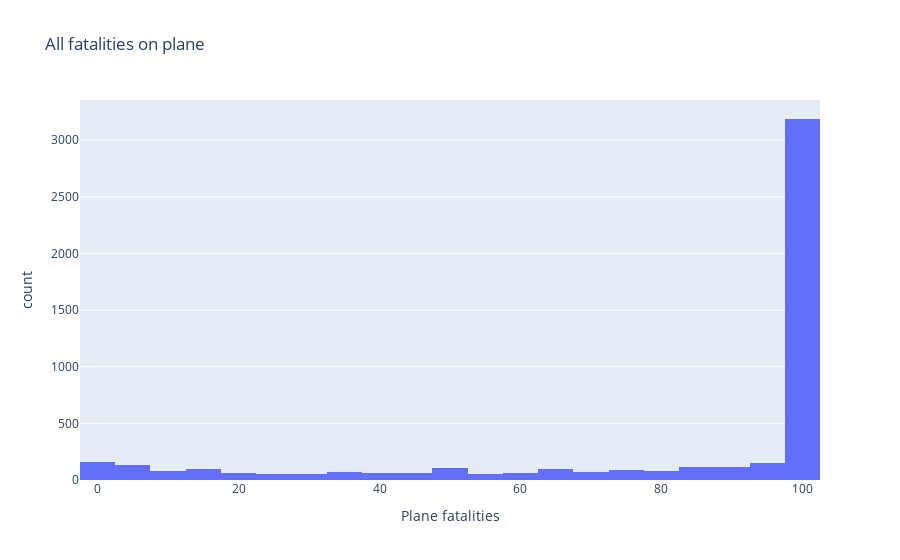

Notebook source saved alongside this figure:
### Code cell
fig = px.histogram(plane_fatalities, x="Plane fatalities", title="All fatalities on plane")
fig.show()

### Figure 1 — Plotly figure (JSON) as saved in the notebook; plotly's stock layout.template omitted (floating-point values rounded to 4 significant figures; data arrays with more than 128 entries replaced by an {"elided": "..."} marker saying what was removed)
{"data": [{"alignmentgroup": "True", "bingroup": "x", "hovertemplate": "Plane fatalities=%{x}<br>count=%{y}<extra></extra>", "legendgroup": "", "marker": {"color": "#636efa", "pattern": {"shape": ""}}, "name": "", "offsetgroup": "", "orientation": "v", "showlegend": false, "type": "histogram", "x": {"elided": "4960 float values"}, "xaxis": "x", "yaxis": "y"}], "layout": {"barmode": "relative", "legend": {"tracegroupgap": 0}, "title": {"text": "All fatalities on plane"}, "xaxis": {"anchor": "y", "domain": [0, 1], "title": {"text": "Plane fatalities"}}, "yaxis": {"anchor": "x", "domain": [0, 1], "title": {"text": "count"}}}}
